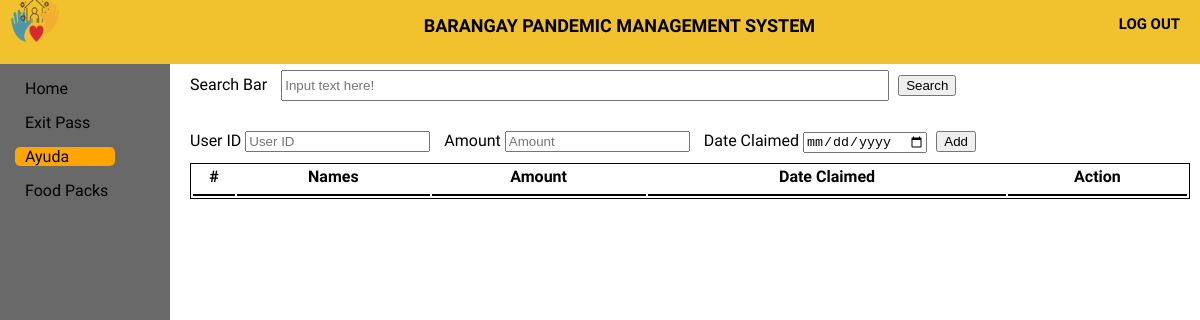
Before: /Ayuda/ayuda.php (signed in) with the older database file.
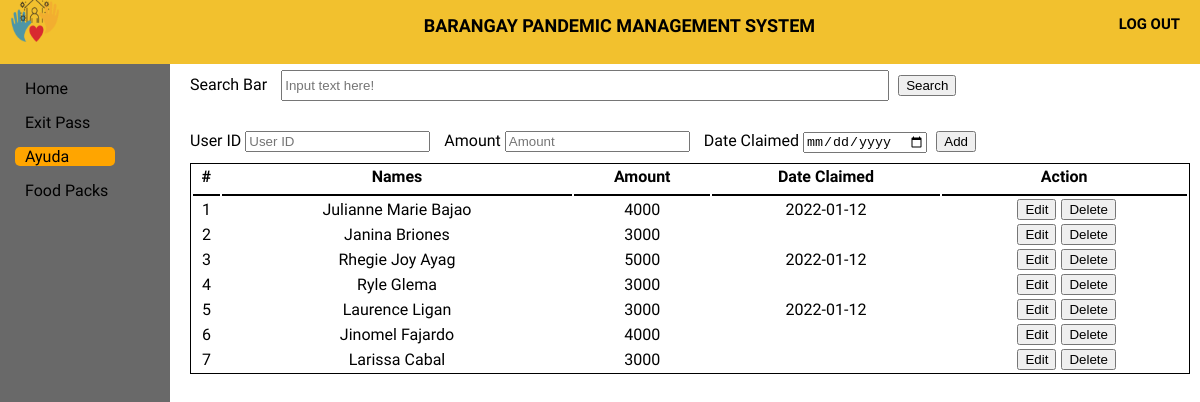
After: the same page with the newer database file.
### tables this page shows
CREATE TABLE `ayuda` (
  `ayudaID` int(11) NOT NULL,
  `userID` int(11) NOT NULL,
  `name2` varchar(50) NOT NULL,
  `amount` int(50) NOT NULL,
  `barangay` varchar(50) NOT NULL,
  `date_claimed` varchar(50) NOT NULL
);

### Connection/session.php (called while the page is built, shortened)
<?php
	require 'db_conn.php';
	$query = $conn->query("SELECT * FROM `users` WHERE `userID` = '$_SESSION[userID]'") or die(mysqli_error());
	$fetch = $query->fetch_array();
	$barangay = $fetch['barangay'];
?>

### Ayuda/ayuda.php (the view, shortened to what this page needs)
<!DOCTYPE html>
<?php
	require '../Connection/session.php';
?>
<html>
<html>
<head>
	<link rel="stylesheet" type="text/css" href="ayuda.css">
</head>
<body>
	<header>
		<div class="log_out">
			<a href="../Logout/logout.php" class="logout_btn"><h5>LOG OUT</h5></a>
		</div>
		<div class="title">
			<h5>BARANGAY PANDEMIC MANAGEMENT SYSTEM</h5>
		</div>
		<div class="logobox">
			<img src="logo1.png" class="logo">
		</div>
	</header>
	<div class="sidebar">
		<a href="../home page/home.php"><span>Home</span></a>
		<a href="../ExitPass/exitpass.php"><span>Exit Pass</span></a>
		<a href="../Ayuda/Ayuda.php" id="main"><span>Ayuda</span></a>
		<a href="../Food pack/Food pack.php"><span>Food Packs</span></a>
	</div>
	<div class="content">
		<form action="aresult.php" method="get">
		<div class="Cheader">
			<label>Search Bar</label>
			<input type="text" name="search" id="searchbar" placeholder="Input text here!">
			<button type="submit" >Search</button>
		</div>
		</form>
		<form action="addayuda-check.php" method="POST">
		<div class="Add">
			<label>User ID</label>
			<input type="text" name="userID" id="userID" placeholder="User ID">
			<label>Amount</label>
			<input type="text" name="amount" id="Amount" placeholder="Amount">
			<label>Date Claimed</label>
			<input type="Date" name="date_claimed" id="date_claimed">
			<button type="submit" name="add-ayuda" class="submit">Add</button>
		</div>
		</form>
		<table class="table1">
		  <tr>
		  	<th>#</th>
		    <th>Names</th>
		    <th>Amount</th>
		    <th>Date Claimed</th>
		    <th>Action</th>
		  </tr>
		  <tbody>
					<?php
						require '../Connection/db_conn.php';
						require '../Connection/session.php';
						$query = $conn->query("SELECT *  FROM `ayuda` WHERE barangay = ('$barangay');") or die(mysqli_error());
						while($fetch = $query->fetch_array()){
					?>
						<tr>
							<td><?php echo $fetch['ayudaID']?></td>
							<td><?php echo $fetch['name2']?></td>
							<td><?php echo $fetch['amount']?></td>
							<td><?php echo $fetch['date_claimed']?></td>
    						<td><center></a><a href = "edit-ayuda.php?ayudaID=<?php echo $fetch['ayudaID']?>"><i></i><button>Edit</button></a><a onclick = "confirmationDelete(this); return false;" href = "delete-ayuda.php?ayudaID=<?php echo $fetch['ayudaID']?>"><i></i><button> Delete</button></a></center></td>
  </tr>
 					 <?php
						}
					?>
					</tbody>
		</table>
	</div>
</body>
</html>

Changed rows visible on the page:
now on this page (row edited): ayuda: ayudaID "1", name2 "Julianne Marie Bajao", amount "4000", date_claimed "2022-01-12"
now on this page (row edited): ayuda: ayudaID "2", name2 "Janina Briones", amount "3000"
now on this page (row edited): ayuda: ayudaID "3", name2 "Rhegie Joy Ayag", amount "5000", date_claimed "2022-01-12"
now on this page (row edited): ayuda: ayudaID "4", name2 "Ryle Glema", amount "3000"
now on this page (row edited): ayuda: ayudaID "5", name2 "Laurence Ligan", amount "3000", date_claimed "2022-01-12"
now on this page (row edited): ayuda: ayudaID "6", name2 "Jinomel Fajardo", amount "4000"
now on this page (row edited): ayuda: ayudaID "7", name2 "Larissa Cabal", amount "3000"
